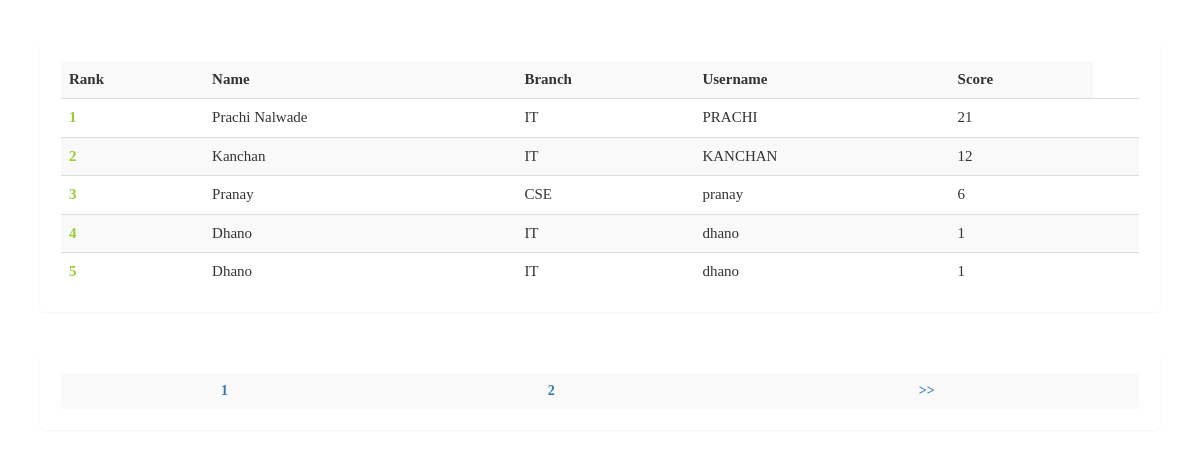
/user_leadboard.php, run on the app's committed database.
### tables this page shows
CREATE TABLE `rank` (
  `id` int(100) NOT NULL,
  `username` varchar(50) NOT NULL,
  `score` int(11) NOT NULL,
  `time` timestamp NOT NULL DEFAULT CURRENT_TIMESTAMP ON UPDATE CURRENT_TIMESTAMP
);

CREATE TABLE `user` (
  `id` int(100) NOT NULL,
  `name` varchar(50) NOT NULL,
  `rollno` varchar(20) NOT NULL,
  `branch` varchar(20) NOT NULL,
  `gender` varchar(5) NOT NULL,
  `username` varchar(50) NOT NULL,
  `phno` bigint(20) NOT NULL,
  `password` varchar(50) NOT NULL
);

### user_leadboard.php (the view, shortened to what this page needs)
<?php include('includes/admin_header.php'); ?>
<?php include_once 'dbconnection/dbConnection.php'; ?>
<?php include('includes/header_import.php'); ?>
<?php
    if(isset($_GET['show'])){
        $show = $_GET['show'];
        $showfrom = (($show-1)*10) + 1;
        $showtill = $showfrom + 9;
    }
    else{
        $show = 1;
        $showfrom = 1;
    }
    $q = mysqli_query($con, "SELECT * FROM rank") or die('Error223');
    echo '<div class="panel title">
<table class="table table-striped title1" >
<tr><td style="vertical-align:middle"><b>Rank</b></td><td style="vertical-align:middle"><b>Name</b></td><td style="vertical-align:middle"><b>Branch</b></td><td style="vertical-align:middle"><b>Username</b></td><td style="vertical-align:middle"><b>Score</b></td></tr>';
    $c = $showfrom-1;
    $total = mysqli_num_rows($q);
    if($total >= $showfrom){
        $q = mysqli_query($con, "SELECT * FROM rank ORDER BY score DESC, time ASC LIMIT ".($showfrom-1).",10") or die('Error223');
        while ($row = mysqli_fetch_array($q)) {
            $e = $row['username'];
            $s = $row['score'];
            $q12 = mysqli_query($con, "SELECT * FROM user WHERE username='$e' ") or die('Error231');
            while ($row = mysqli_fetch_array($q12)) {
                $name     = $row['name'];
                $branch   = $row['branch'];
                $username = $row['username'];
            }
            $c++;
            echo '<tr><td style="color:#99cc32"><b>' . $c . '</b></td><td style="vertical-align:middle">' . $name . '</td><td style="vertical-align:middle">' . $branch . '</td><td style="vertical-align:middle">' . $username . '</td><td style="vertical-align:middle">' . $s . '</td><td style="vertical-align:middle">';
        }
    }
    else{
    }
    echo '</table></div>';
    echo '<div class="panel title"><table class="table table-striped title1" ><tr>';
    $total = round($total/10) + 1;
    if(isset($_GET['show'])){
        $show = $_GET['show'];
    }
    else{
        $show = 1;
    }
    if($show == 1 && $total==1){
    }
    else if($show == 1 && $total!=1){
        $i = 1;
        while($i<=$total){
            echo '<td style="vertical-align:middle;text-align:center"><a style="font-size:14px;font-family:typo;font-weight:bold" href="account.php?q=3&show='.$i.'">&nbsp;'.$i.'&nbsp;</a></td>';
            $i++;
        }
        echo '<td style="vertical-align:middle;text-align:center"><a style="font-size:14px;font-family:typo;font-weight:bold" href="account.php?q=3&show='.($show+1).'">&nbsp;>>&nbsp;</a></td>';
    }
    echo '</tr></table></div>';
?>

### css/main.css (style rules this page uses)
.panel { border-color:#eee;margin:40px;padding:20px;font: 15px "Century Gothic", "Times Roman", sans-serif; }
.title { font-family:'typo'; }

### data on the page
rank: user.name "Prachi Nalwade", user.branch "IT", user.username "PRACHI", score "21"
rank: user.name "Kanchan", user.branch "IT", user.username "KANCHAN", score "12"
rank: user.name "Pranay", user.branch "CSE", user.username "pranay", score "6"
rank: user.name "Dhano", user.branch "IT", user.username "dhano", score "1"
rank: score "1"
user: name "Dhano", branch "IT", username "dhano"
